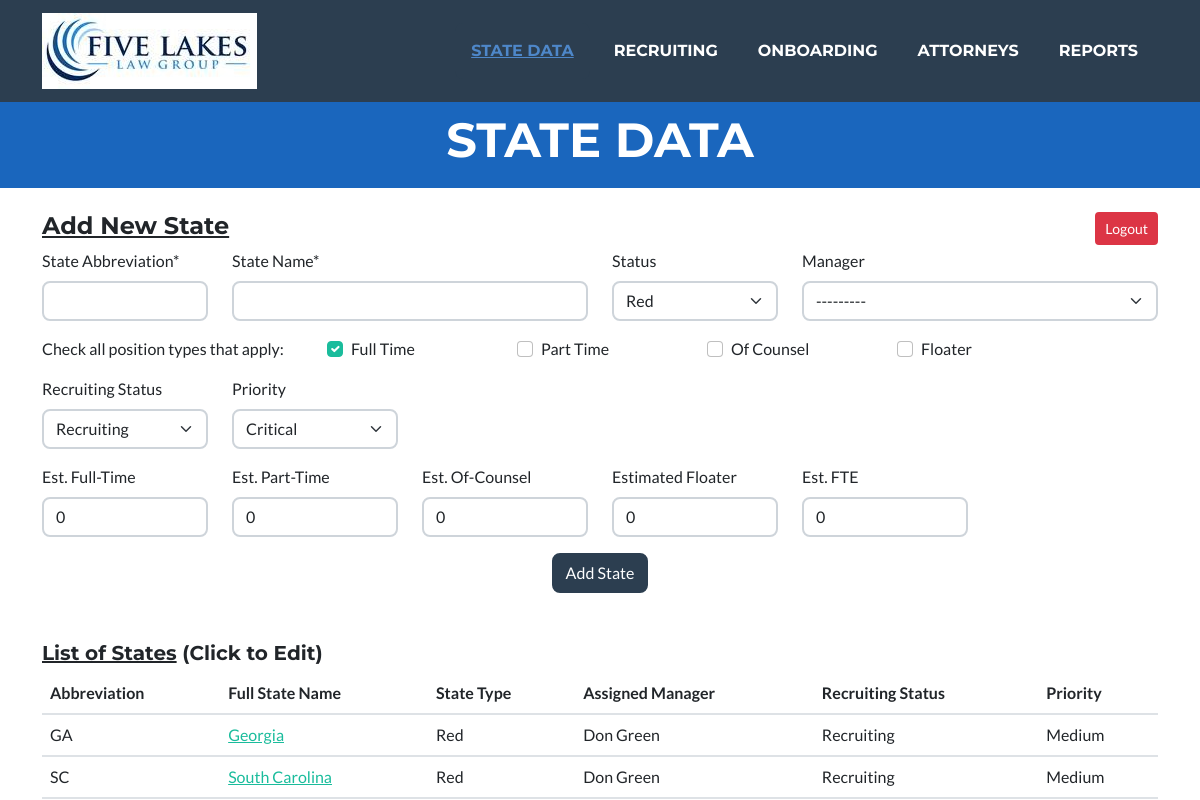
Screenshot of /states/add_states (signed in) with the database file from the repository.
### states/models.py (models this page shows, shortened)
class State(models.Model):
    class Meta:
        verbose_name = "State Profile"
        verbose_name_plural = "State Profiles"
    STATE_STATUS = [
        ('Red', 'Red'),
        ('Green', 'Green'),
        ('Other', 'Other'),
        ('Inactive', 'Inactive'),
        ('Not in Network', 'Not in Network'),
    ]
    RECRUITING_STATUS_OPTIONS = [
        ('Recruiting', 'Recruiting'),
        ('Pending', 'Pending'),
        ('Staffed', 'Staffed'),
    ]
    PRIORITY_OPTIONS = [
        ('Critical', 'Critical'),
        ('High', 'High'),
        ('Medium', 'Medium'),
        ('Low', 'Low'),
        ('None', 'None'),
    ]
    MANAGERS_CHOICES = get_managers()
    id = models.AutoField(primary_key=True)
    state_abbrev = models.CharField("State Abbreviation", max_length=2, unique=True, null=True, blank=False)
    state_full = models.CharField("State Name", max_length=50, unique=True, null=True, blank=False)
    state_status = models.CharField("Status", max_length=25,
                                    choices=STATE_STATUS, default='Red', blank=True)
    manager = models.CharField("Manager", max_length=50,
                               choices=MANAGERS_CHOICES, null=True, blank=True)
    recruiting_status = models.CharField("Recruiting Status", max_length=25,
                                         choices=RECRUITING_STATUS_OPTIONS, default='Recruiting', blank=True)
    state_priority = models.CharField("Priority", max_length=25,
                                      choices=PRIORITY_OPTIONS, default='Critical', blank=True)
    full_time = models.BooleanField("Full Time", default=True)
    part_time = models.BooleanField("Part Time", default=False)
    of_counsel = models.BooleanField("Of Counsel", default=False)
    floater = models.BooleanField("Floater", default=False)
    FTE_est = models.IntegerField("Est. FTE", default=0, blank=True)
    full_time_est = models.IntegerField("Est. Full-Time", default=0, blank=True)
    part_time_est = models.IntegerField("Est. Part-Time", default=0, blank=True)
    of_counsel_est = models.IntegerField("Est. Of-Counsel", default=0, blank=True)
    floater_est = models.IntegerField("Estimated Floater", default=0, blank=True)

### states/views.py (the view)
# urls.py: path('add_states', views.add_states, name="add_states"),
@login_required(login_url=reverse_lazy('login'))
def add_states(request, search_state=None, search_manager=None, search_priority=None):
    context = {'title': 'State Data'}
    states = State.objects.order_by('state_abbrev')
    context.update({'states': states})
    if request.method == "POST":
        form = State_Form(request.POST)
        if form.is_valid():
            form.save()
        return HttpResponseRedirect(reverse_lazy('states'), context)
    else:  # GET
        stateForm = State_Form()
        states = State.objects.order_by('state_abbrev')
        context.update({'states': states})
        context.update({'stateForm': stateForm})
        return render(request, 'templates/states/add_states.html', context)

### FiveLakes/templates/states/add_states.html (shortened to what this page needs)
{% extends 'templates/index.html' %}
{% load crispy_forms_tags %}
{% load crispy_forms_filters %}
{% load static %}
{% block menu %}
<div class="collapse navbar-collapse" id="navbarResponsive">
    <ul class="navbar-nav ms-auto">
        <li class="nav-item mx-0 mx-lg-1"><a class="nav-link py-3 px-0 px-lg-3 rounded active" href="{% url 'states' %}">State Data</a></li>
        <li class="nav-item mx-0 mx-lg-1"><a class="nav-link py-3 px-0 px-lg-3 rounded" href="{% url 'recruiting' %}">Recruiting</a></li>
        <li class="nav-item mx-0 mx-lg-1"><a class="nav-link py-3 px-0 px-lg-3 rounded" href="{% url 'onboarding' %}">Onboarding</a></li>
        <li class="nav-item mx-0 mx-lg-1"><a class="nav-link py-3 px-0 px-lg-3 rounded" href="{% url 'attorneys' %}">Attorneys</a></li>
        <li class="nav-item mx-0 mx-lg-1"><a class="nav-link py-3 px-0 px-lg-3 rounded" href="#reports">Reports</a></li>
    </ul>
</div>
{% endblock menu %}
{% block header %}
<header class="masthead bg-primary text-white text-center">
    <div class="container d-flex align-items-center flex-column">
        <h4 class="masthead-heading text-uppercase mb-0">{{ title }}</h4>
    </div>
</header>
{% endblock header %}
{% block content %}
    <div class="container">
        <h4><u>Add New State</u></h4>
    </div>
    <div class="container">
      <form method="post">
        <div class="form-selection">
            {% crispy stateForm %}
        </div>
        <div style="text-align: center">
            <button type="submit" class="btn btn-secondary">Add State</button>
        </div>
      </form>
    </div>
    <br><br>
    <div class="container">
        <h5><u>List of States</u> (Click to Edit)</u></h5>
        <table class="table">
            <thead>
                <tr>
                    <th scope="col">Abbreviation</th>
                    <th scope="col">Full State Name</th>
                    <th scope="col">State Type</th>
                    <th scope="col">Assigned Manager</th>
                    <th scope="col">Recruiting Status</th>
                    <th scope="col">Priority</th>
                </tr>
            </thead>
            <tbody>
                {% for state in states %}
                <tr>
                    <td>{{ state.state_abbrev }}</td>
                    <td><a href="edit_state/{{ state.state_abbrev }}">{{ state.state_full}}</a></td>
                    <td>{{state.state_status}}</td>
                    <td>{{ state.manager}}</td>
                    <td>{{ state.recruiting_status}}</td>
                    <td>{{ state.state_priority}}</td>
                </tr>
                {% endfor %}
            </tbody>
        </table>
    </div>
{% endblock content %}

### rows the page displays
State: state_abbrev "GA", state_full "Georgia", state_status "Red", manager "Don Green", recruiting_status "Recruiting", state_priority "Medium"
State: state_abbrev "SC", state_full "South Carolina", state_status "Red", manager "Don Green", recruiting_status "Recruiting", state_priority "Medium"

### other values shown
{{ title }} "STATE DATA"
